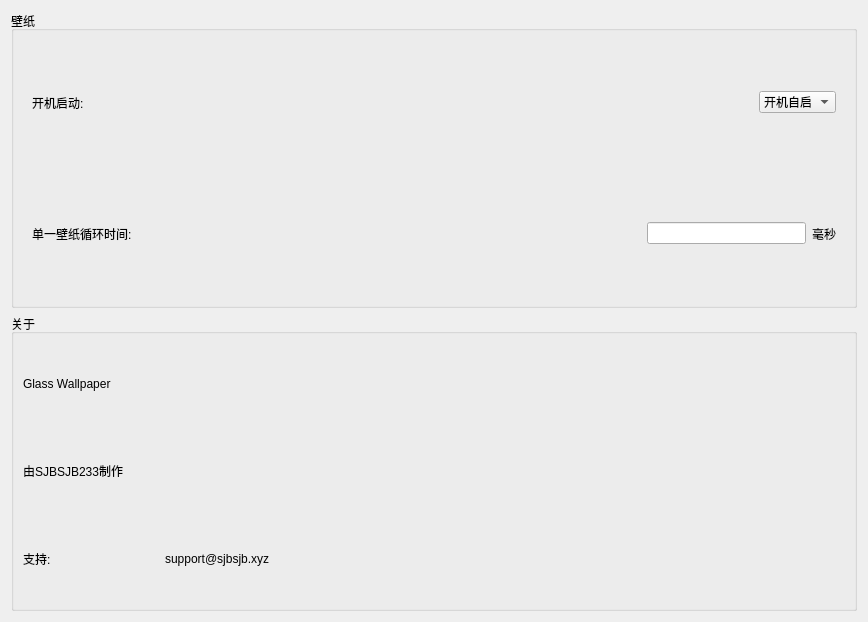
             <widget class="QWidget" name="scrollAreaWidgetContents_10">
              <property name="geometry">
               <rect>
                <x>0</x>
                <y>0</y>
                <width>868</width>
                <height>622</height>
               </rect>
              </property>
              <property name="sizePolicy">
               <sizepolicy hsizetype="Preferred" vsizetype="Preferred">
                <horstretch>0</horstretch>
                <verstretch>0</verstretch>
               </sizepolicy>
              </property>
              <layout class="QVBoxLayout" name="verticalLayout_87">
               <item>
                <widget class="QGroupBox" name="groupBox_6">
                 <property name="title">
                  <string>壁纸</string>
                 </property>
                 <layout class="QVBoxLayout" name="verticalLayout_88">
                  <item>
                   <widget class="QWidget" name="widget_102" native="true">
                    <layout class="QHBoxLayout" name="horizontalLayout_31">
                     <item>
                      <widget class="QLabel" name="label_104">
                       <property name="text">
                        <string>开机启动:</string>
                       </property>
                      </widget>
                     </item>
                     <item>
                      <spacer name="horizontalSpacer_25">
                       <property name="orientation">
                        <enum>Qt::Horizontal</enum>
                       </property>
                       <property name="sizeHint" stdset="0">
                        <size>
                         <width>509</width>
                         <height>20</height>
                        </size>
                       </property>
                      </spacer>
                     </item>
                     <item>
                      <widget class="QComboBox" name="comboBox_19">
                       <item>
                        <property name="text">
                         <string>开机自启</string>
                        </property>
                       </item>
                       <item>
                        <property name="text">
                         <string>不自启</string>
                        </property>
                       </item>
                      </widget>
                     </item>
                    </layout>
                   </widget>
                  </item>
                  <item>
                   <widget class="QWidget" name="widget_103" native="true">
                    <layout class="QHBoxLayout" name="horizontalLayout_33">
                     <item>
                      <widget class="QLabel" name="label_106">
                       <property name="text">
                        <string>单一壁纸循环时间:</string>
                       </property>
                      </widget>
                     </item>
                     <item>
                      <spacer name="horizontalSpacer_27">
                       <property name="orientation">
                        <enum>Qt::Horizontal</enum>
                       </property>
                       <property name="sizeHint" stdset="0">
                        <size>
                         <width>509</width>
                         <height>20</height>
                        </size>
                       </property>
                      </spacer>
                     </item>
                     <item>
                      <widget class="QLineEdit" name="lineEdit"/>
                     </item>
                     <item>
                      <widget class="QLabel" name="label_14">
                       <property name="text">
                        <string>毫秒</string>
                       </property>
                      </widget>
                     </item>
                    </layout>
                   </widget>
                  </item>
                 </layout>
                </widget>
               </item>
               <item>
                <widget class="QGroupBox" name="groupBox_8">
                 <property name="title">
                  <string>关于</string>
                 </property>
                 <layout class="QVBoxLayout" name="verticalLayout_91">
                  <item>
                   <widget class="QLabel" name="label_109">
                    <property name="text">
                     <string>Glass Wallpaper</string>
                    </property>
                   </widget>
                  </item>
                  <item>
                   <widget class="QLabel" name="label_110">
                    <property name="text">
                     <string>由SJBSJB233制作</string>
                    </property>
                   </widget>
                  </item>
                  <item>
                   <widget class="QWidget" name="widget_107" native="true">
                    <layout class="QHBoxLayout" name="horizontalLayout_36">
                     <property name="leftMargin">
                      <number>0</number>
                     </property>
                     <property name="topMargin">
                      <number>0</number>
                     </property>
                     <property name="rightMargin">
                      <number>0</number>
                     </property>
                     <property name="bottomMargin">
                      <number>0</number>
                     </property>
                     <item>
                      <widget class="QLabel" name="label_111">
                       <property name="sizePolicy">
                        <sizepolicy hsizetype="Preferred" vsizetype="Preferred">
                         <horstretch>1</horstretch>
                         <verstretch>0</verstretch>
                        </sizepolicy>
                       </property>
                       <property name="text">
                        <string>支持: </string>
                       </property>
                      </widget>
                     </item>
                     <item>
                      <widget class="QLabel" name="label_112">
                       <property name="sizePolicy">
                        <sizepolicy hsizetype="Preferred" vsizetype="Preferred">
                         <horstretch>5</horstretch>
                         <verstretch>0</verstretch>
                        </sizepolicy>
                       </property>
                       <property name="text">
                        <string>support@sjbsjb.xyz</string>
                       </property>
                      </widget>
                     </item>
                    </layout>
                   </widget>
                  </item>
                 </layout>
                </widget>
               </item>
              </layout>
             </widget>
